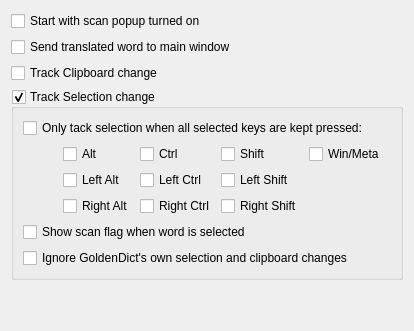
     <widget class="QWidget" name="tab_4">
      <attribute name="icon">
       <iconset resource="resources.qrc">
        <normaloff>:/icons/wizard.svg</normaloff>:/icons/wizard.svg</iconset>
      </attribute>
      <attribute name="title">
       <string>&amp;Scan Popup</string>
      </attribute>
      <layout class="QVBoxLayout" name="verticalLayout_10">
       <item>
        <widget class="QCheckBox" name="startWithScanPopupOn">
         <property name="toolTip">
          <string>Chooses whether the scan popup mode is on by default or not. If checked,
the program would always start with the scan popup active.</string>
         </property>
         <property name="text">
          <string>Start with scan popup turned on</string>
         </property>
        </widget>
       </item>
       <item>
        <widget class="QCheckBox" name="scanToMainWindow">
         <property name="toolTip">
          <string>Send translated word to main window instead of to show it in popup window</string>
         </property>
         <property name="text">
          <string>Send translated word to main window</string>
         </property>
        </widget>
       </item>
       <item>
        <widget class="QCheckBox" name="enableClipboardTrack">
         <property name="toolTip">
          <string>Track clipboard changes when Scanning is enabled. Notice! You should always enable this unless you are on Linux.</string>
         </property>
         <property name="text">
          <string>Track Clipboard change</string>
         </property>
        </widget>
       </item>
       <item>
        <widget class="QGroupBox" name="enableX11SelectionTrack">
         <property name="title">
          <string>Track Selection change</string>
         </property>
         <property name="alignment">
          <set>Qt::AlignLeading|Qt::AlignLeft|Qt::AlignTop</set>
         </property>
         <property name="checkable">
          <bool>true</bool>
         </property>
         <layout class="QVBoxLayout" name="verticalLayout_4">
          <item>
           <widget class="QCheckBox" name="enableScanPopupModifiers">
            <property name="toolTip">
             <string>With this enabled, the popup would only show up if all chosen keys are
in the pressed state when the word selection changes.</string>
            </property>
            <property name="text">
             <string>Only tack selection when all selected keys are kept pressed:</string>
            </property>
           </widget>
          </item>
          <item>
           <widget class="QFrame" name="scanPopupModifiers">
            <property name="frameShape">
             <enum>QFrame::NoFrame</enum>
            </property>
            <property name="frameShadow">
             <enum>QFrame::Plain</enum>
            </property>
            <property name="lineWidth">
             <number>0</number>
            </property>
            <layout class="QVBoxLayout" name="verticalLayout_5">
             <property name="leftMargin">
              <number>0</number>
             </property>
             <property name="topMargin">
              <number>0</number>
             </property>
             <property name="rightMargin">
              <number>0</number>
             </property>
             <property name="bottomMargin">
              <number>0</number>
             </property>
             <item>
              <layout class="QHBoxLayout" name="horizontalLayout">
               <item>
                <spacer name="horizontalSpacer">
                 <property name="orientation">
                  <enum>Qt::Horizontal</enum>
                 </property>
                 <property name="sizeHint" stdset="0">
                  <size>
                   <width>40</width>
                   <height>20</height>
                  </size>
                 </property>
                </spacer>
               </item>
               <item>
                <layout class="QGridLayout" name="gridLayout">
                 <item row="1" column="1">
                  <widget class="QCheckBox" name="leftCtrl">
                   <property name="toolTip">
                    <string>Left Ctrl only</string>
                   </property>
                   <property name="text">
                    <string>Left Ctrl</string>
                   </property>
                  </widget>
                 </item>
                 <item row="2" column="2">
                  <widget class="QCheckBox" name="rightShift">
                   <property name="toolTip">
                    <string>Right Shift only</string>
                   </property>
                   <property name="text">
                    <string>Right Shift</string>
                   </property>
                  </widget>
                 </item>
                 <item row="0" column="0">
                  <widget class="QCheckBox" name="altKey">
                   <property name="toolTip">
                    <string>Alt key</string>
                   </property>
                   <property name="text">
                    <string>Alt</string>
                   </property>
                  </widget>
                 </item>
                 <item row="0" column="1">
                  <widget class="QCheckBox" name="ctrlKey">
                   <property name="toolTip">
                    <string>Ctrl key</string>
                   </property>
                   <property name="text">
                    <string>Ctrl</string>
                   </property>
                  </widget>
                 </item>
                 <item row="1" column="0">
                  <widget class="QCheckBox" name="leftAlt">
                   <property name="toolTip">
                    <string>Left Alt only</string>
                   </property>
                   <property name="text">
                    <string>Left Alt</string>
                   </property>
                  </widget>
                 </item>
                 <item row="0" column="2">
                  <widget class="QCheckBox" name="shiftKey">
                   <property name="toolTip">
                    <string>Shift key</string>
                   </property>
                   <property name="text">
                    <string>Shift</string>
                   </property>
                  </widget>
                 </item>
                 <item row="2" column="0">
                  <widget class="QCheckBox" name="rightAlt">
                   <property name="toolTip">
                    <string>Right Alt only</string>
                   </property>
                   <property name="text">
                    <string>Right Alt</string>
                   </property>
                  </widget>
                 </item>
                 <item row="2" column="1">
                  <widget class="QCheckBox" name="rightCtrl">
                   <property name="toolTip">
                    <string>Right Ctrl only</string>
                   </property>
                   <property name="text">
                    <string>Right Ctrl</string>
                   </property>
                  </widget>
                 </item>
                 <item row="1" column="2">
                  <widget class="QCheckBox" name="leftShift">
                   <property name="toolTip">
                    <string>Left Shift only</string>
                   </property>
                   <property name="text">
                    <string>Left Shift</string>
                   </property>
                  </widget>
                 </item>
                 <item row="0" column="3">
                  <widget class="QCheckBox" name="winKey">
                   <property name="toolTip">
                    <string>Windows key or Meta key</string>
                   </property>
                   <property name="text">
                    <string>Win/Meta</string>
                   </property>
                  </widget>
                 </item>
                </layout>
               </item>
               <item>
                <widget class="QFrame" name="frame">
                 <property name="frameShape">
                  <enum>QFrame::NoFrame</enum>
                 </property>
                 <property name="frameShadow">
                  <enum>QFrame::Raised</enum>
                 </property>
                 <property name="lineWidth">
                  <number>0</number>
                 </property>
                 <layout class="QVBoxLayout" name="verticalLayout_3">
                  <property name="leftMargin">
                   <number>0</number>
                  </property>
                  <property name="topMargin">
                   <number>0</number>
                  </property>
                  <property name="rightMargin">
                   <number>0</number>
                  </property>
                  <property name="bottomMargin">
                   <number>0</number>
                  </property>
                 </layout>
                </widget>
               </item>
              </layout>
             </item>
            </layout>
           </widget>
          </item>
          <item>
           <widget class="QCheckBox" name="showScanFlag">
            <property name="toolTip">
             <string>Show a flag window before showing popup window, click the flag to show popup window. </string>
            </property>
            <property name="text">
             <string>Show scan flag when word is selected</string>
            </property>
           </widget>
          </item>
          <item>
           <widget class="QCheckBox" name="ignoreOwnClipboardChanges">
            <property name="toolTip">
             <string>Do not show popup when selection or clipboard in one of GoldenDict's own windows changes</string>
            </property>
            <property name="text">
             <string>Ignore GoldenDict's own selection and clipboard changes</string>
            </property>
           </widget>
          </item>
         </layout>
        </widget>
       </item>
       <item>
        <spacer name="verticalSpacer_6">
         <property name="orientation">
          <enum>Qt::Vertical</enum>
         </property>
         <property name="sizeHint" stdset="0">
          <size>
           <width>20</width>
           <height>40</height>
          </size>
         </property>
        </spacer>
       </item>
      </layout>
     </widget>
